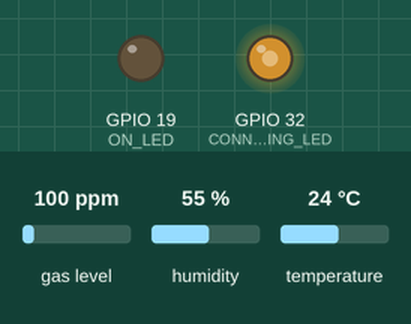
The sketch below on a simulated ESP32. On the bench: output pins drawn as LEDs (lit = HIGH). Inputs (shaded band) come from the test bench; at power-on: gas level 100 ppm, humidity 55 %, temperature 24 °C. WiFi joins after 1.5 s; servers stay silent unless stated; not simulated (calls return 0 or success): secrets.h; what the sketch prints to the serial monitor is not drawn.

Above: at 0.3 s.
At 1.7 s:
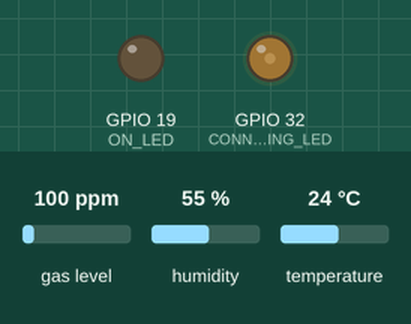
At 3.0 s:
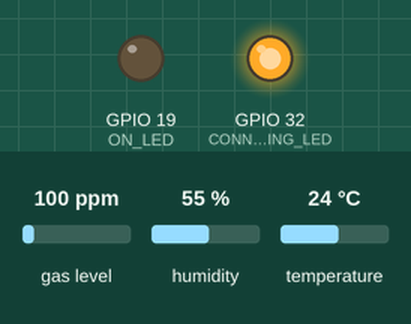
At 8.0 s:
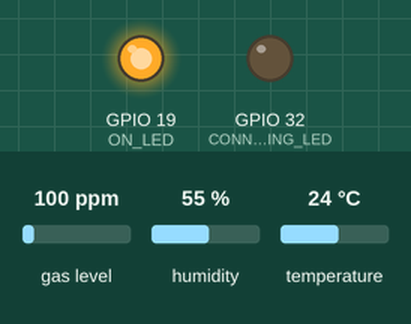
Timing chart, 0 to 9.5 s (numbered marks = the images above):
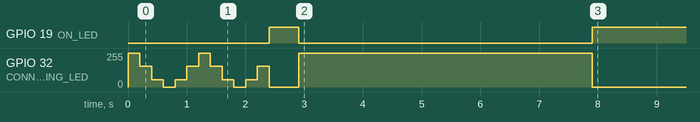

The sketch:

Gas_Fire_IoT.ino
```cpp
#include <ESPAsyncWebServer.h>
#include <MQUnifiedsensor.h>
#include "secrets.h"
#include"DHT.h"
#include<WiFi.h>
#define DHT_PIN 4
#define DHT_TYPE DHT11
#define ON_LED 19
#define CONNECTING_LED 32

#define Board               "ESP-32"
#define Pin                 34
#define Voltage_Resolution  3.3
#define ADC_Bit_Resolution  12
#define RatioMQ6CleanAir    10

MQUnifiedsensor MQ6(Board, Voltage_Resolution, ADC_Bit_Resolution, Pin, "MQ-6");

AsyncWebServer server(80);
AsyncEventSource events("/events");
const char* ssid = WIFI_SSID;
const char* pass = WIFI_PASS;
const char* html = R"(<!DOCTYPE html>
<html lang="en">
<head>
    <meta charset="UTF-8">
    <meta name="viewport" content="width=device-width, initial-scale=1.0">
    <title>Gas and Fire Detection</title>
    <style>
        body{
            background-color: #07162C;
            height: 100vh;
            display: flex;
            flex-direction: column;
            align-items: center;
            gap: 5%;
            color: #F4E9E6;
            font-family: 'Trebuchet MS', 'Lucida Sans Unicode', 'Lucida Grande', 'Lucida Sans', Arial, sans-serif;
        }
        .boxes{
            margin-top: 30px;
            display: flex;
            width: 100vw;
            justify-content: space-around;
        }
        .box {
            background-color: #1C345B;
            width: 40%;
            display: flex;
            flex-direction: column;
            text-align: center;

        }
        .box_head{
            color: #B02A3C;
            font-weight: 600;
        }

        h1{
            color: #F4E9E6;
            text-align: center;
            font-weight: 600;
        }
        .remarks p{
            text-align: center;

        }


    </style>
</head>
<body>
    <h1>Gas and Fire Detection</h1>
    <div class="boxes">
        <div class="gas box">
            <p class="box_head">Gas Stats</p>
            <p id="gas_value">gas value</p>
            <p id="gas_status">gas remark</p>
        </div>
        <div class="temp box">
            <p class="box_head">Heat Stats</p>
            <p id="temp_value">gas value</p>
            <p id="temp_status">gas remark</p>
        </div>
    </div>
    <div class="remarks">
        <p id="remarks">Lorem ipsum dolor sit amet consectetur adipisicing elit. Facilis atque sint magnam esse aut, dolor illo dignissimos nobis unde ratione!</p>
    </div>
    <button>Call Emergency</button>
    <script>
    let fire_stat = false;
    let gas_stat = false;
    function update_remark(){
        if (gas_stat && fire_stat){
            document.getElementById("remarks").innerText="Active Fire DUE to gas Leak !!!!";
        }
        else if (gas_stat){
            document.getElementById("remarks").innerText="Active gas leak, no ignition yet !!!";
        }
        else if(fire_stat){
            document.getElementById("remarks").innerText="Active Fire NOT DUE to gas Leak !!!!";
        }
        else{
            document.getElementById("remarks").innerText="Normal";
        }
    }

    const source = new EventSource('/events');
    source.addEventListener('temperature',function(e){
        document.getElementById("temp_value").innerText = e.data;
        const temp = parseFloat(e.data);

        if (temp > 27){
            fire_stat = true;
            document.getElementById("temp_status").innerText="High";
            update_remark();

        }
        else{
            fire_stat = false;
            document.getElementById("temp_status").innerText="Normal";
            update_remark();

        }

    });
    source.addEventListener('gas',function(e){
        document.getElementById("gas_value").innerText = e.data;
        const gas = parseFloat(e.data);
        if (gas > 25){
            gas_stat = true;
            document.getElementById("gas_status").innerText="leak";
            update_remark();


        }
        else{
            gas_stat = false;
            document.getElementById("gas_status").innerText="Normal";
            update_remark();
        }

    });
</script>
</body>

</html>)";

DHT dht(DHT_PIN, DHT_TYPE);


void setup(){
  Serial.begin(115200);
  pinMode(ON_LED, OUTPUT);
  ledcSetup(0, 5000, 8);
  ledcAttachPin(CONNECTING_LED, 0);
  dht.begin();
  WiFi.mode(WIFI_STA);
  WiFi.begin(ssid,pass);
  Serial.print("Connecting");
  while(WiFi.status()!=WL_CONNECTED){
    Serial.print(".");
    ledcWrite(0,255);
    delay(200);
    ledcWrite(0,155);
    delay(200);
    ledcWrite(0,55);
    delay(200);
    ledcWrite(0,0);
    delay(200);
    ledcWrite(0,55);
    delay(200);
    ledcWrite(0,155);
    delay(200);
  }
  Serial.print("Connected");
  digitalWrite(ON_LED,HIGH);
  ledcWrite(0,0);
  delay(500);
  Serial.print("IP : ");
  Serial.print(WiFi.localIP());

  server.addHandler(&events);


  server.on("/",HTTP_GET,[](AsyncWebServerRequest *request){
    request->send(200,"text/html",html);
  });
digitalWrite(ON_LED,LOW);
ledcWrite(0,255);
  MQ6.setRegressionMethod(1);  // exponential curve
MQ6.setA(1000.5);            // LPG curve constants
MQ6.setB(-2.186);
MQ6.init();

// calibrate in clean air
float calcR0 = 0;
for(int i = 1; i <= 10; i++){
    MQ6.update();
    calcR0 += MQ6.calibrate(RatioMQ6CleanAir);
    delay(500);
}
MQ6.setR0(calcR0 / 10);
digitalWrite(ON_LED,HIGH);
ledcWrite(0,0);
server.begin();

}

void loop (){
  delay(2000);
  float t = dht.readTemperature();
  MQ6.update();
  float lpg = MQ6.readSensor();

  events.send(String(t).c_str(),"temperature",millis());
  events.send(String(lpg).c_str(),"gas",millis());

  Serial.println(lpg);
}
```
